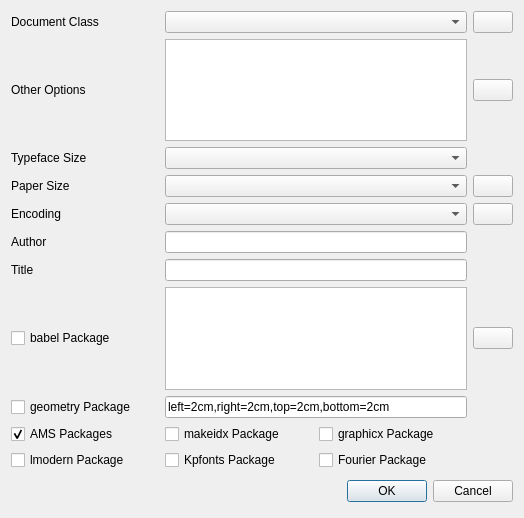
<?xml version="1.0" encoding="UTF-8"?>
<ui version="4.0">
 <class>QuickDocumentDialog</class>
 <widget class="QDialog" name="QuickDocumentDialog">
  <property name="geometry">
   <rect>
    <x>0</x>
    <y>0</y>
    <width>524</width>
    <height>518</height>
   </rect>
  </property>
  <layout class="QGridLayout" name="gridLayout_2">
   <item row="0" column="0">
    <layout class="QGridLayout" name="gridLayout">
     <item row="0" column="0">
      <widget class="QLabel" name="labelClass">
       <property name="sizePolicy">
        <sizepolicy hsizetype="Minimum" vsizetype="Minimum">
         <horstretch>0</horstretch>
         <verstretch>0</verstretch>
        </sizepolicy>
       </property>
       <property name="text">
        <string>Document Class</string>
       </property>
      </widget>
     </item>
     <item row="0" column="1" colspan="2">
      <widget class="QComboBox" name="comboBoxClass"/>
     </item>
     <item row="0" column="3">
      <widget class="QPushButton" name="pushButtonClass">
       <property name="sizePolicy">
        <sizepolicy hsizetype="Fixed" vsizetype="Fixed">
         <horstretch>0</horstretch>
         <verstretch>0</verstretch>
        </sizepolicy>
       </property>
       <property name="text">
        <string/>
       </property>
       <property name="icon">
        <iconset theme="list-add"/>
       </property>
      </widget>
     </item>
     <item row="1" column="0">
      <widget class="QLabel" name="labelOptions">
       <property name="sizePolicy">
        <sizepolicy hsizetype="Minimum" vsizetype="Minimum">
         <horstretch>0</horstretch>
         <verstretch>0</verstretch>
        </sizepolicy>
       </property>
       <property name="text">
        <string>Other Options</string>
       </property>
      </widget>
     </item>
     <item row="1" column="1" colspan="2">
      <widget class="QListWidget" name="listWidgetOptions"/>
     </item>
     <item row="1" column="3">
      <widget class="QPushButton" name="pushButtonOptions">
       <property name="sizePolicy">
        <sizepolicy hsizetype="Fixed" vsizetype="Fixed">
         <horstretch>0</horstretch>
         <verstretch>0</verstretch>
        </sizepolicy>
       </property>
       <property name="text">
        <string/>
       </property>
       <property name="icon">
        <iconset theme="list-add"/>
       </property>
      </widget>
     </item>
     <item row="2" column="0">
      <widget class="QLabel" name="labelSize">
       <property name="sizePolicy">
        <sizepolicy hsizetype="Minimum" vsizetype="Minimum">
         <horstretch>0</horstretch>
         <verstretch>0</verstretch>
        </sizepolicy>
       </property>
       <property name="text">
        <string>Typeface Size</string>
       </property>
      </widget>
     </item>
     <item row="2" column="1" colspan="2">
      <widget class="QComboBox" name="comboBoxSize"/>
     </item>
     <item row="3" column="0">
      <widget class="QLabel" name="labelPaper">
       <property name="sizePolicy">
        <sizepolicy hsizetype="Minimum" vsizetype="Minimum">
         <horstretch>0</horstretch>
         <verstretch>0</verstretch>
        </sizepolicy>
       </property>
       <property name="text">
        <string>Paper Size</string>
       </property>
      </widget>
     </item>
     <item row="3" column="1" colspan="2">
      <widget class="QComboBox" name="comboBoxPaper"/>
     </item>
     <item row="3" column="3">
      <widget class="QPushButton" name="pushButtonPaper">
       <property name="sizePolicy">
        <sizepolicy hsizetype="Fixed" vsizetype="Fixed">
         <horstretch>0</horstretch>
         <verstretch>0</verstretch>
        </sizepolicy>
       </property>
       <property name="text">
        <string/>
       </property>
       <property name="icon">
        <iconset theme="list-add"/>
       </property>
      </widget>
     </item>
     <item row="4" column="0">
      <widget class="QLabel" name="labelEncoding">
       <property name="sizePolicy">
        <sizepolicy hsizetype="Minimum" vsizetype="Minimum">
         <horstretch>0</horstretch>
         <verstretch>0</verstretch>
        </sizepolicy>
       </property>
       <property name="text">
        <string>Encoding</string>
       </property>
      </widget>
     </item>
     <item row="4" column="1" colspan="2">
      <widget class="QComboBox" name="comboBoxEncoding"/>
     </item>
     <item row="4" column="3">
      <widget class="QPushButton" name="pushButtonEncoding">
       <property name="sizePolicy">
        <sizepolicy hsizetype="Fixed" vsizetype="Fixed">
         <horstretch>0</horstretch>
         <verstretch>0</verstretch>
        </sizepolicy>
       </property>
       <property name="text">
        <string/>
       </property>
       <property name="icon">
        <iconset theme="list-add"/>
       </property>
      </widget>
     </item>
     <item row="5" column="0">
      <widget class="QLabel" name="labelAuthor">
       <property name="sizePolicy">
        <sizepolicy hsizetype="Minimum" vsizetype="Minimum">
         <horstretch>0</horstretch>
         <verstretch>0</verstretch>
        </sizepolicy>
       </property>
       <property name="text">
        <string>Author</string>
       </property>
      </widget>
     </item>
     <item row="5" column="1" colspan="2">
      <widget class="QLineEdit" name="lineEditAuthor"/>
     </item>
     <item row="6" column="0">
      <widget class="QLabel" name="labelTitle">
       <property name="sizePolicy">
        <sizepolicy hsizetype="Minimum" vsizetype="Minimum">
         <horstretch>0</horstretch>
         <verstretch>0</verstretch>
        </sizepolicy>
       </property>
       <property name="text">
        <string>Title</string>
       </property>
      </widget>
     </item>
     <item row="6" column="1" colspan="2">
      <widget class="QLineEdit" name="lineEditTitle"/>
     </item>
     <item row="7" column="0">
      <widget class="QCheckBox" name="checkBoxBabel">
       <property name="text">
        <string>babel Package</string>
       </property>
      </widget>
     </item>
     <item row="7" column="1" colspan="2">
      <widget class="QListWidget" name="listWidgetBabel"/>
     </item>
     <item row="7" column="3">
      <widget class="QPushButton" name="pushButtonBabel">
       <property name="sizePolicy">
        <sizepolicy hsizetype="Fixed" vsizetype="Fixed">
         <horstretch>0</horstretch>
         <verstretch>0</verstretch>
        </sizepolicy>
       </property>
       <property name="text">
        <string/>
       </property>
       <property name="icon">
        <iconset theme="list-add"/>
       </property>
      </widget>
     </item>
     <item row="8" column="0">
      <widget class="QCheckBox" name="checkBoxGeometry">
       <property name="text">
        <string>geometry Package</string>
       </property>
      </widget>
     </item>
     <item row="8" column="1" colspan="2">
      <widget class="QLineEdit" name="lineEditGeometry">
       <property name="text">
        <string>left=2cm,right=2cm,top=2cm,bottom=2cm</string>
       </property>
      </widget>
     </item>
     <item row="9" column="0">
      <widget class="QCheckBox" name="checkBoxAMS">
       <property name="text">
        <string>AMS Packages</string>
       </property>
       <property name="checked">
        <bool>true</bool>
       </property>
      </widget>
     </item>
     <item row="9" column="1">
      <widget class="QCheckBox" name="checkBoxIDX">
       <property name="text">
        <string>makeidx Package</string>
       </property>
      </widget>
     </item>
     <item row="9" column="2">
      <widget class="QCheckBox" name="checkBoxGraphicx">
       <property name="text">
        <string>graphicx Package</string>
       </property>
      </widget>
     </item>
     <item row="10" column="0">
      <widget class="QCheckBox" name="checkBoxLmodern">
       <property name="text">
        <string>lmodern Package</string>
       </property>
      </widget>
     </item>
     <item row="10" column="1">
      <widget class="QCheckBox" name="checkBoxKpfonts">
       <property name="text">
        <string>Kpfonts Package</string>
       </property>
      </widget>
     </item>
     <item row="10" column="2">
      <widget class="QCheckBox" name="checkBoxFourier">
       <property name="text">
        <string>Fourier Package</string>
       </property>
      </widget>
     </item>
    </layout>
   </item>
   <item row="1" column="0">
    <layout class="QHBoxLayout">
     <property name="spacing">
      <number>6</number>
     </property>
     <property name="leftMargin">
      <number>0</number>
     </property>
     <property name="topMargin">
      <number>0</number>
     </property>
     <property name="rightMargin">
      <number>0</number>
     </property>
     <property name="bottomMargin">
      <number>0</number>
     </property>
     <item>
      <spacer>
       <property name="orientation">
        <enum>Qt::Horizontal</enum>
       </property>
       <property name="sizeHint" stdset="0">
        <size>
         <width>131</width>
         <height>31</height>
        </size>
       </property>
      </spacer>
     </item>
     <item>
      <widget class="QDialogButtonBox" name="buttonBox">
       <property name="standardButtons">
        <set>QDialogButtonBox::Cancel|QDialogButtonBox::Ok</set>
       </property>
      </widget>
     </item>
    </layout>
   </item>
  </layout>
 </widget>
 <tabstops>
  <tabstop>comboBoxClass</tabstop>
  <tabstop>comboBoxSize</tabstop>
  <tabstop>comboBoxPaper</tabstop>
  <tabstop>comboBoxEncoding</tabstop>
  <tabstop>checkBoxAMS</tabstop>
  <tabstop>checkBoxIDX</tabstop>
  <tabstop>lineEditAuthor</tabstop>
  <tabstop>lineEditTitle</tabstop>
  <tabstop>listWidgetOptions</tabstop>
  <tabstop>pushButtonClass</tabstop>
  <tabstop>pushButtonPaper</tabstop>
  <tabstop>pushButtonEncoding</tabstop>
  <tabstop>pushButtonOptions</tabstop>
 </tabstops>
 <resources/>
 <connections>
  <connection>
   <sender>buttonBox</sender>
   <signal>accepted()</signal>
   <receiver>QuickDocumentDialog</receiver>
   <slot>accept()</slot>
   <hints>
    <hint type="sourcelabel">
     <x>379</x>
     <y>410</y>
    </hint>
    <hint type="destinationlabel">
     <x>255</x>
     <y>218</y>
    </hint>
   </hints>
  </connection>
  <connection>
   <sender>buttonBox</sender>
   <signal>rejected()</signal>
   <receiver>QuickDocumentDialog</receiver>
   <slot>reject()</slot>
   <hints>
    <hint type="sourcelabel">
     <x>379</x>
     <y>410</y>
    </hint>
    <hint type="destinationlabel">
     <x>255</x>
     <y>218</y>
    </hint>
   </hints>
  </connection>
  <connection>
   <sender>checkBoxBabel</sender>
   <signal>toggled(bool)</signal>
   <receiver>listWidgetBabel</receiver>
   <slot>setEnabled(bool)</slot>
   <hints>
    <hint type="sourcelabel">
     <x>79</x>
     <y>286</y>
    </hint>
    <hint type="destinationlabel">
     <x>310</x>
     <y>286</y>
    </hint>
   </hints>
  </connection>
  <connection>
   <sender>checkBoxBabel</sender>
   <signal>toggled(bool)</signal>
   <receiver>pushButtonBabel</receiver>
   <slot>setEnabled(bool)</slot>
   <hints>
    <hint type="sourcelabel">
     <x>79</x>
     <y>286</y>
    </hint>
    <hint type="destinationlabel">
     <x>483</x>
     <y>285</y>
    </hint>
   </hints>
  </connection>
  <connection>
   <sender>checkBoxGeometry</sender>
   <signal>toggled(bool)</signal>
   <receiver>lineEditGeometry</receiver>
   <slot>setEnabled(bool)</slot>
   <hints>
    <hint type="sourcelabel">
     <x>79</x>
     <y>339</y>
    </hint>
    <hint type="destinationlabel">
     <x>310</x>
     <y>339</y>
    </hint>
   </hints>
  </connection>
 </connections>
</ui>
